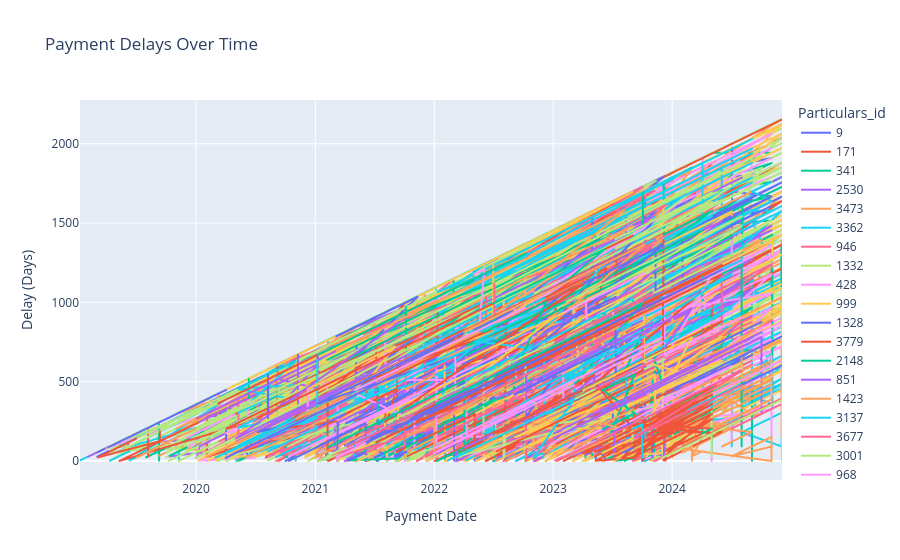

Notebook cell for this chart:
### Code cell
fig = px.line(df_merged, x="Date_Payment", y="Payment_Delay_Days", 
              title="Payment Delays Over Time",
              labels={"Date_Payment": "Payment Date", "Payment_Delay_Days": "Delay (Days)"},
              color="Particulars_id")

fig.show()
